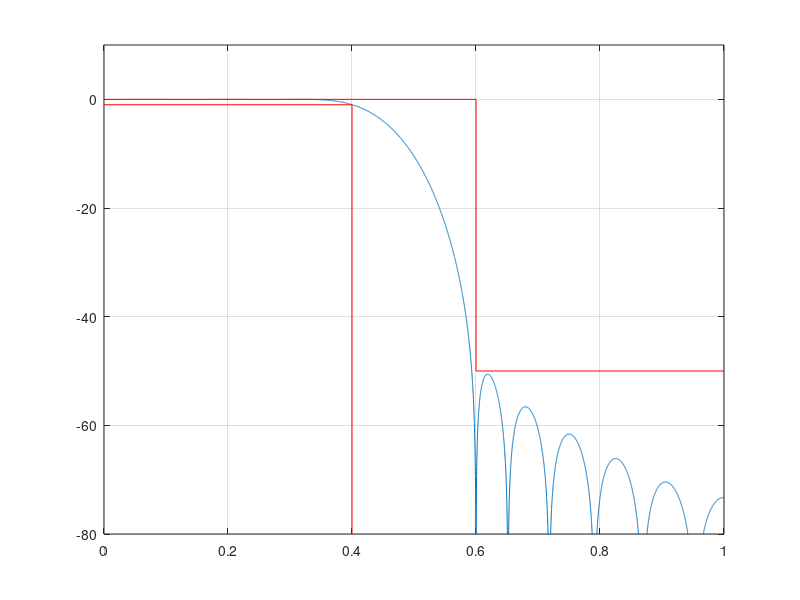

MATLAB code for this plot:
clear all;
close all;
clc;

wp = 0.4*pi; ws = 0.6*pi; % spec
As = 50; Ap = 1; % spec
wc1 = sqrt(wp*ws); % media geometrica
% wc = 0.1*pi;
Dw1 = ws - wp;
G0 = 0;

% primeiro ajuste
G0 = 0.025; % db

% Projeto inicial
Dw = Dw1;
wc = wc1;
Ask = As + 0;
betha = 0.5842*(Ask-21)^0.4 + 0.07886*(Ask-21);
N = ceil((As - 8)/(2.285*Dw)+1);
M1 = (N-1)/2; % para impar
M = M1;
N = 2*M+1;

% segundo ajuste M (n/2)
wp2 = 0.4343*pi; ws2 = 0.5884*pi;
Dw2 = ws2 -wp2;
M2 = ceil(M1*Dw2/Dw1); % nova ordem do filtro 2*M2
M = M2;
N = 2*M+1;
wc = wc - 0.02*pi;
wkeiser = kaiser(N, betha)';

% % segundo ajuste M (n/2)
% wp2 = 0.4395*pi; ws2 = 0.5839*pi;
% Dw2 = ws2 -wp2;
% M2 = ceil(M1*Dw2/Dw1); % nova ordem do filtro 2*M2
% M = M2;
% 
% % terceiro ajuste M (n/2) (nem precisava - deu mesma ordem do segundo)
% wp3 = 0.4239*pi; ws3 = 0.6124*pi;
% Dw3 = ws3 - wp3;
% M3 = ceil(M2*Dw3/Dw1); % nova ordem do filtro 2*M2
% M = M3;

% % ajuste deslocamento
% Dws = ws - ws3;
% Dwp = wp - wp3;
% wc3 = wc1 + (Dwp + Dws)/2;
% wc = wc3;

wc1 = 0.25*pi; wc2 = 0.55*pi;

% M = ceil(M*5/3);
k = 1:M;
type = 'LP'; db = 1;
switch type
    case 'LP'
        bi = sin(wc*k)./(pi*k);
        b0 = wc/pi;
        b = [flip(bi) b0 bi];

    case 'HP'
        bi = -sin(wc*k)./(pi*k);
        b0 = 1-wc/pi;
        b = [flip(bi) b0 bi];
        
    case 'BP'
        bi = (sin(k*wc2) - sin(k*wc1))./(k*pi);
        b0 = (wc2-wc1)/pi
        b = [flip(bi) b0 bi];
        
end

m = -M:M;
mk= 0.04; %0.04 -> hamming
% mk= 0.0; %0.04 -> hann
wk = (0.5+mk)+(0.5-mk)*cos(2*pi*m/(2*M+1));
% wk = 1 - abs(m)/(M+1); % bartlett
% wk = 0.42 + 0.5*cos(2*pi*m/(2*M+1)) + 0.08*cos(4*pi*m/(2*M+1)); % blackmann
% b = b.*wk*10^(-G0/20); % regular altura do filtro em db
% b = b.*10^(-G0/20); % sem janela (retangular)
b = b.*wkeiser*10^(-G0/20); % janela de keiser

% subplot(3,2,[4 6])
% zplane(b, 1);
% axis([-2 2 -2 2])
% [h, w] = freqz(b, 1, 'whole');
% subplot(322)
% stem(b), grid on;
% subplot(321)
% [h, w] = freqz(b, 1, linspace(0,pi,10000));
% % plot(w/pi, abs(h)); grid on;
% plot(w/pi, 20*log10(abs(h))); grid on;
% ylim([-80 5])
% Amim = 80
% % plot([0 wp wp]/pi, -[Ap Ap Amin], 'r');
% 
% subplot(323)
% plot(w/pi, unwrap(angle(h))/pi); grid on;
% subplot(325)
% grpdelay(b, 1)


[h, w] = freqz(b, 1, linspace(0,pi,10000));
% plot(w/pi, abs(h)); grid on;
plot(w/pi, 20*log10(abs(h))); grid on;
ylim([-80 10])
hold on;
plot([0,wp,wp]/pi,[-Ap,-Ap,-80], '-red')
plot([0,ws/pi,ws/pi,1],[0,0,-As,-As], '-red')
